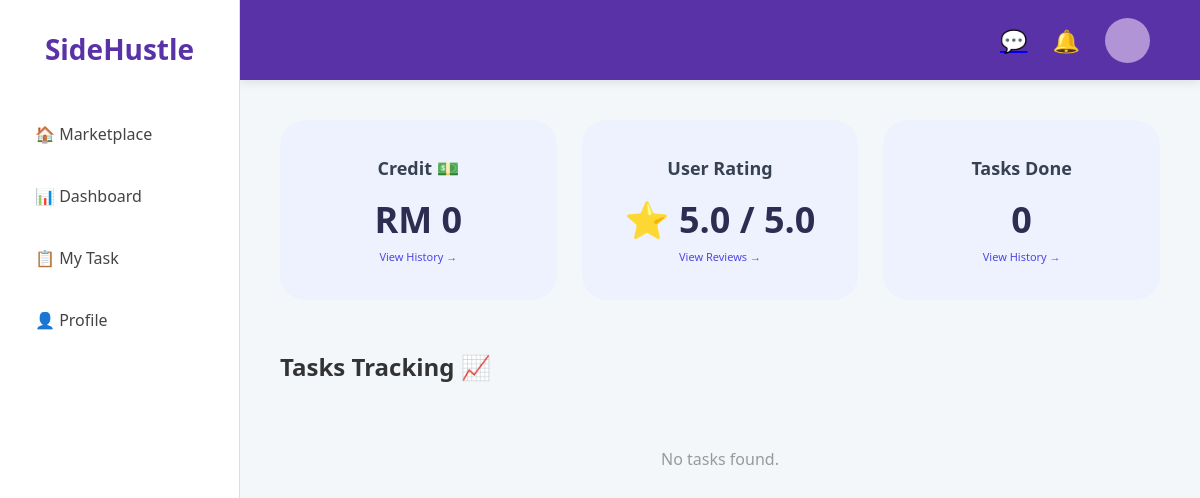
Page /dashboard (signed in) on the earlier database version.
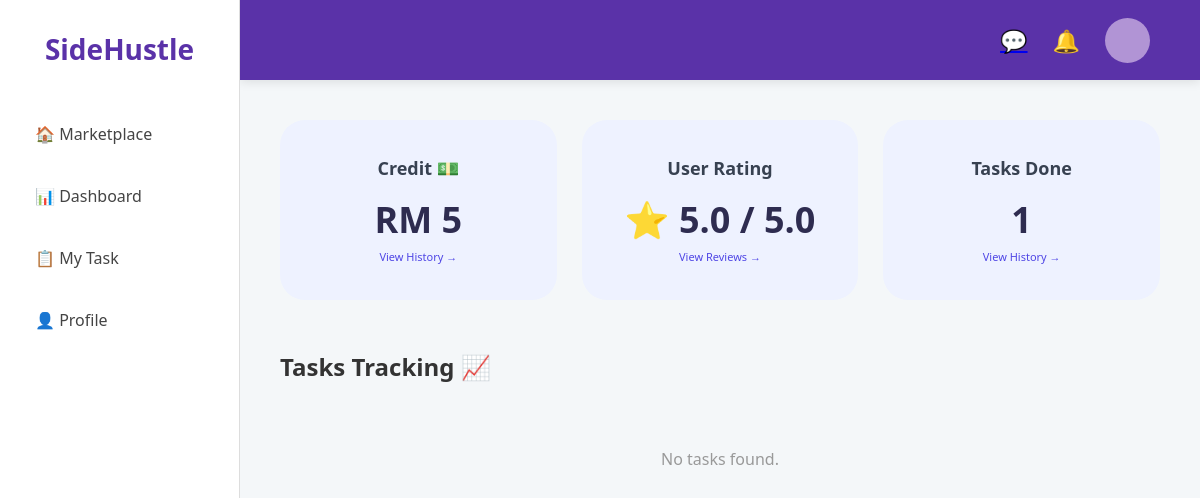
Same page on the later database version.
### app.py (models this page shows, shortened)
class User(db.Model):
    id = db.Column(db.Integer, primary_key=True)
    email = db.Column(db.String(150), unique=True, nullable=False)
    username = db.Column(db.String(150), unique=True, nullable=False)
    display_name = db.Column(db.String(150), nullable=True)
    password = db.Column(db.String(150), nullable=False)
    security_question = db.Column(db.String(200), nullable=False)
    security_answer = db.Column(db.String(200), nullable=False)
    bio = db.Column(db.Text, default="No bio currently")
    avatar = db.Column(db.String(200), nullable=True)
    skills = db.Column(db.Text, default="No skills listed")
    is_admin = db.Column(db.Boolean, default=False)
    credit = db.Column(db.Float, default=0.0)
    total_rating = db.Column(db.Float, default=5.0)
    review_count = db.Column(db.Integer, default=1)
    tasks_completed = db.Column(db.Integer, default=0)

### app.py (the view)
@app.route('/dashboard')
def dashboard():
    if 'user_id' not in session:
        return redirect(url_for('login'))
    user = db.session.get(User, session['user_id'])
    hired_apps = Application.query.filter_by(applicant_username=user.username, status='Hired').all()
    hired_task_ids = [app.task_id for app in hired_apps]
    tracking_list = Task.query.filter(
        Task.id.in_(hired_task_ids),
        Task.progress < 100
    ).all()
    avg_rating = round(user.total_rating / user.review_count, 1) if user.review_count > 0 else 5.0
    return render_template('dashboard.html',
        username=user.username, total_credit=user.credit,
        average_rating=avg_rating, tasks_done=user.tasks_completed,
        tracking_list=tracking_list)

### app.py (called while the page is built, shortened)
@app.template_filter('money_amount')
def money_amount(value):
    amount = round(float(value or 0), 2)
    if amount.is_integer():
        return f"{amount:,.0f}"
    return f"{amount:,.2f}"

@app.template_filter('time_ago')
def time_ago(value):
    if not value:
        return "Just Now"
    now = datetime.now()
    diff = now - value
    second_diff = diff.seconds
    day_diff = diff.days
    if day_diff < 0:
        return "Just Now"
    if day_diff == 0:
        if second_diff < 10:
            return "Just Now"
        if second_diff < 60:
            return f"{second_diff} seconds ago"
        if second_diff < 120:
            return "a minute ago"
        if second_diff < 3600:
            return f"{second_diff // 60} minutes ago"
        if second_diff < 7200:
            return "an hour ago"
        if second_diff < 86400:
            return f"{second_diff // 3600} hours ago"

### templates/dashboard.html (shortened to what this page needs)
{% extends "base.html" %}
{% block extra_head %}
    <link rel="stylesheet" href="{{ url_for('static', filename='dashboard.css') }}">
{% endblock %}
{% block content %}
    <main class="main-content">
        <div class="cards-row">
            <a href="{{ url_for('earnings') }}" style="text-decoration: none; color: inherit;">
                <div class="summary-card">
                    <div class="card-title">Credit 💵</div>
                    <div class="card-value">RM {{ total_credit|money_amount }}</div>
                    <div style="font-size: 11px; color: #4f46e5; margin-top: 5px;">View History →</div>
                </div>
            </a>
            <a href="{{ url_for('view_ratings') }}" style="text-decoration: none; color: inherit;">
                <div class="summary-card" style="cursor: pointer;">
                    <div class="card-title">User Rating</div>
                    <div class="card-value">⭐ {{ average_rating }} / 5.0</div>
                    <div style="font-size: 11px; color: #4f46e5; margin-top: 5px;">View Reviews →</div>
                </div>
            </a>
            <a href="{{ url_for('completed_tasks') }}" style="text-decoration: none; color: inherit;">
                <div class="summary-card" style="cursor: pointer;">
                    <div class="card-title">Tasks Done</div>
                    <div class="card-value">{{ tasks_done if tasks_done is not none else '0' }}</div>
                    <div style="font-size: 11px; color: #4f46e5; margin-top: 5px;">View History →</div>
                </div>
            </a>
        </div>
        <h2 class="tracking-section-title">Tasks Tracking 📈</h2>
        <div class="tracking-list-wrapper">
            {% if tracking_list %}
                {% for item in tracking_list %}
                <div class="tracking-row"
                     style="{% if item.status == 'Completed' %}opacity: 0.75;{% endif %}"
                     onclick="openTaskPopup('{{ item.title }}', '{{ item.progress }}%', '{{ item.status }}', '{{ item.deadline }}')">
                    <div class="tracking-progress-side">
                        <div class="tracking-progress-inline">
                            <div class="tracking-progress-bar">
                                <div class="tracking-progress-fill"
                                     style="width: {{ item.progress }}%; {% if item.status == 'Completed' %}background-color: #2e7d32;{% endif %}"></div>
                            </div>
                            <span class="tracking-percent">{{ item.progress }}%</span>
                        </div>
                        <div class="due-date">
                            {% if item.status == 'Completed' %}
                                ✅ Finished
                            {% else %}
                                Due: {{ item.deadline if item.deadline else 'Not set' }}
                            {% endif %}
                        </div>
                    </div>
                    <div class="tracking-info-box">{{ item.title }}</div>
                    <div class="tracking-menu-btn">⋮</div>
                </div>
                {% endfor %}
            {% else %}
                <p style="text-align: center; color: #999; padding: 40px;">No tasks found.</p>
            {% endif %}
        </div>
    </main>
{% endblock %}

Differences in the rows shown:
changed User: credit "0" → "5"
Other differences:
{{ tasks_done if tasks_done is not none else '0' }}: "0" → "1"
